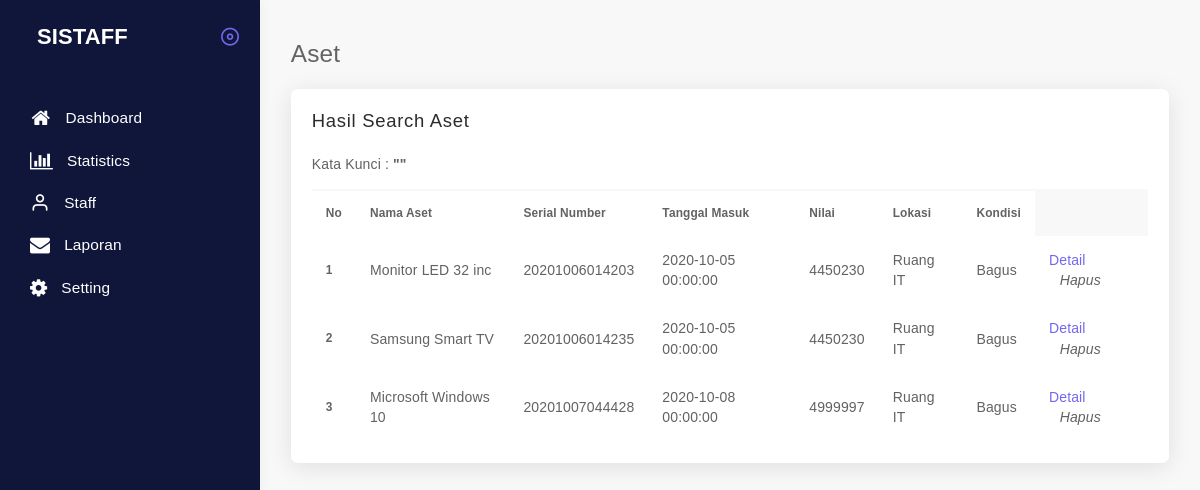
The app's page /index.php/aset/search with its own data.
### tables this page shows
CREATE TABLE `aset` (
  `id_aset` int(11) NOT NULL,
  `nama_aset` varchar(100) NOT NULL,
  `jenis` varchar(10) NOT NULL,
  `serial_number` varchar(20) NOT NULL,
  `id_departemen` int(11) NOT NULL,
  `id_lokasi` int(11) NOT NULL,
  `id_kategori` int(11) NOT NULL,
  `pj` int(11) NOT NULL,
  `tanggal_masuk` datetime NOT NULL,
  `keterangan` varchar(100) NOT NULL,
  `kondisi` varchar(20) NOT NULL,
  `jumlah` int(11) NOT NULL,
  `nilai` bigint(20) NOT NULL,
  `depresiasi` float NOT NULL,
  `maintenance` int(11) NOT NULL,
  `dokumen` varchar(100) NOT NULL,
  `date` timestamp NOT NULL DEFAULT CURRENT_TIMESTAMP,
  `update_at` timestamp NOT NULL DEFAULT CURRENT_TIMESTAMP ON UPDATE CURRENT_TIMESTAMP
);

CREATE TABLE `lokasi` (
  `id_lokasi` int(11) NOT NULL,
  `lokasi` varchar(50) NOT NULL,
  `date` datetime NOT NULL DEFAULT CURRENT_TIMESTAMP
);

### application/controllers/Aset.php (called while the page is built, shortened)
<?php
class Aset extends CI_Controller {
	public function __construct()
	{
		$this->load->model('M_dashboard');
	}
	public function search()
	{
		$keyword=$this->input->post('search');
		$data=['content'=>'admin/search',
				'aset'=>$this->M_dashboard->search($keyword)->result(),
				'keyword'=>$keyword
			];
		$this->load->view('admin/index',$data);
	}
}

### index.php (called while the page is built, shortened)
<?php
require_once BASEPATH.'core/CodeIgniter.php';

### application/models/M_dashboard.php (called while the page is built, shortened)
<?php
class M_dashboard extends CI_Model {
    public function search($keyword)
    {
        $this->db->from('aset');
        $this->db->join('kategori','kategori.id_kategori=aset.id_kategori');
        $this->db->join('lokasi','lokasi.id_lokasi=aset.id_lokasi');
        $this->db->like('aset.serial_number', $keyword);
        $this->db->or_like('aset.nama_aset', $keyword);
        $this->db->or_like('aset.tanggal_masuk', $keyword);
        $this->db->or_like('lokasi.lokasi', $keyword);
        $this->db->or_like('kategori.kategori', $keyword);
        return $this->db->get();
    }
}

### application/views/admin/search.php (the view, shortened to what this page needs)
<div class="content-header row">
          <div class="content-header-left col-md-9 col-12 mb-2">
            <div class="row breadcrumbs-top">
              <div class="col-12">
                <h2 class="content-header-title float-left mb-0">Aset</h2>
              </div>
            </div>
          </div>
          <div class="content-header-right text-md-right col-md-3 col-12 d-md-block d-none">
          </div>
        </div>
        <div class="row" id="table-hover-animation">
    <div class="col-12">
        <div class="card">
            <div class="card-header">
                <h4 class="card-title">Hasil Search Aset</h4>
            </div>
            <div class="card-content">
                <div class="card-body">
                <p> Kata Kunci : <b>"<?=$keyword;?>"</b></p>
                    <div class="table-responsive">
                        <table class="table table-hover-animation mb-0">
                            <thead>
                                <tr>
                                    <th scope="col">No</th>
                                    <th scope="col">Nama Aset</th>
                                    <th scope="col">Serial Number</th>
                                    <th scope="col">Tanggal Masuk</th>
                                    <th scope="col">Nilai</th>
                                    <th scope="col">Lokasi</th>
                                    <th scope="col">Kondisi</th>
                                </tr>
                              </thead>
                              <tbody>
                        <?php $no=1;foreach ($aset as $key) { ?>
                                <tr>
                                  <th scope="row"><?=$no?></th>
                                  <td><?=$key->nama_aset;?></td>
                                  <td><?=$key->serial_number;?></td>
                                  <td><?=$key->tanggal_masuk;?></td>
                                  <td><?=$key->nilai;?></td>
                                  <td><?=$key->lokasi;?></td>
                                  <td><?=$key->kondisi;?></td>
                                  <td>
                                    <a href="<?=base_url()?>aset/detail/<?=$key->id_aset?>">Detail</a>
                                    <a onclick="confirm_delete(<?=$key->id_aset;?>)"><i class="fa-trash-o">Hapus</i></a>
                                  </td>
                                </tr>
                        <?php  $no++;} ?>
                            </tbody>
                        </table>
                    </div>
                </div>
            </div>
        </div>
    </div>
</div>

### records on screen
aset: nama_aset "Monitor LED 32 inc", serial_number "20201006014203", tanggal_masuk "2020-10-05 00:00:00", nilai "4450230", id_lokasi.lokasi "Ruang IT", kondisi "Bagus"
aset: nama_aset "Samsung Smart TV", serial_number "20201006014235", tanggal_masuk "2020-10-05 00:00:00", nilai "4450230", id_lokasi.lokasi "Ruang IT", kondisi "Bagus"
aset: nama_aset "Microsoft Windows 10", serial_number "20201007044428", tanggal_masuk "2020-10-08 00:00:00", nilai "4999997", id_lokasi.lokasi "Ruang IT", kondisi "Bagus"
